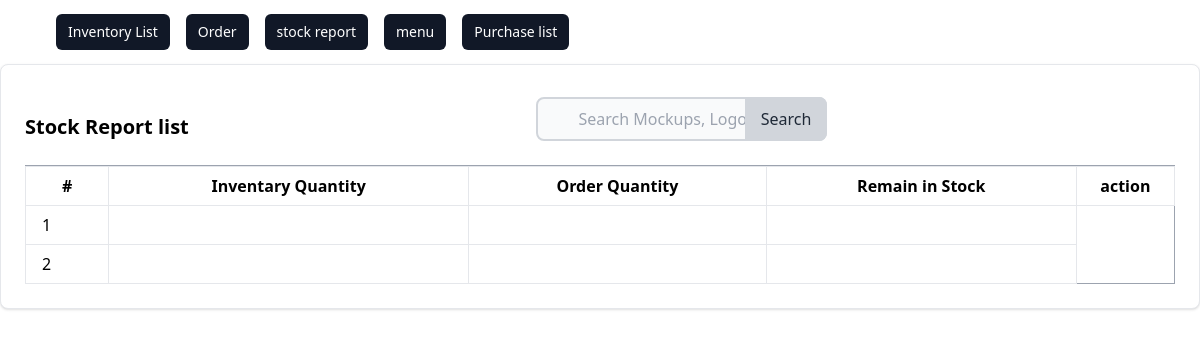
/stock/report, run on an earlier commit of the app's database.
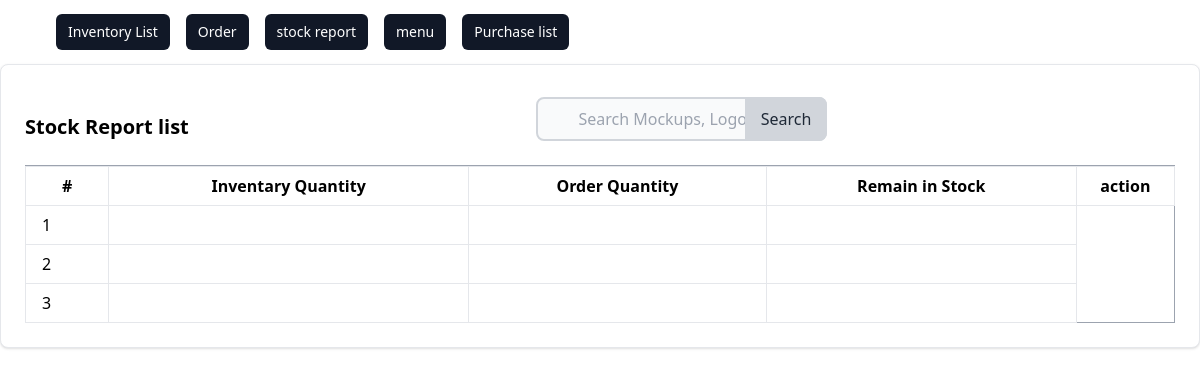
And on a later commit of the database.
### inventory/models.py (models this page shows, shortened)
class StockReport(models.Model):
    inventory = models.ForeignKey(Inventory, on_delete=models.CASCADE)
    order = models.ForeignKey(Order, on_delete=models.CASCADE)

### inventory/views.py (the view)
# urls.py: path('stock/report', views.StockReportListView.as_view(),
class StockReportListView(ListView):
    model = StockReport
    template = 'inventory/stock_report_list.html'
    success_url = reverse_lazy('inventory:stock_report')

### inventory/templates/inventory/stockreport_list.html (shortened to what this page needs)
{% extends '../inventory/base.html' %} {% block content %}
<div class="card max-w-80%  p-6 bg-white border border-gray-200 rounded-lg shadow dark:bg-gray-800 dark:border-gray-400">
  <div class="row">
    <div class="flex items-center justify-between">
        <h5 class="text-xl font-semibold">Stock Report list</h5>
      <form method="get" action="/" class="max-w-md mx-auto px-4 py-2 justify-end">
        <div class="relative">
            <input
            type="search"
            id="default-search"
            name='q'
            class="block w-full pl-10 pr-4 py-2 rounded-lg border-2 border-gray-300 bg-gray-50 focus:ring-blue-500 focus:border-blue-500"
            placeholder="Search Mockups, Logos..."
            required
          />
          <button
            type="submit"
            class="absolute inset-y-0 right-0 px-4 py-2 bg-gray-300 text-gray-800 rounded-r-lg hover:bg-gray-400 focus:outline-none focus:bg-gray-400"
          >
            Search
          </button>
        </div>
      </form>
    </div>
      <div class="card-body">
        <table class="table-auto w-full border-collapse border border-gray-400 table-bordered">
          <th class="px-1 py-0">
            <tr>
              <th class="px-4 py-2 border px-4 py-2" >#</th>
              <th class="px-4 py-2  border ">Inventary Quantity</th>
              <th class="px-4 py-2  border ">Order Quantity</th>
              <th  class="px-4 py-2  border ">Remain in Stock</th>
              <th col="3" class="px-0 py-0  border ">action</th>
            </tr>
          </th>
          <tbody>
            {% if object_list %} {% for stock in object_list %}
            <tr>
              <td class="border px-4 py-2">{{ stock.id}}</td>
              <td class="border px-4 py-2">{{ stock.inventory_quantity }}</td>
              <td class="border px-4 py-2">{{ stock.order_quantity }}</td>
              <td class="border px-4 py-2">{{ stock.remaining_stock }}</td>
              <td>
              </td>
            </tr>
          {% endfor %}
          {% else %}
            <tr><td colspan="8" class="border px-4 py-2">No order found</td></tr>
          {% endif %}
          </tbody>
        </table>
      </div>
    </div>
  </div>
  </div>
{% endblock %}

What changed in the data, as far as the page shows it:
added StockReport: id "3"
